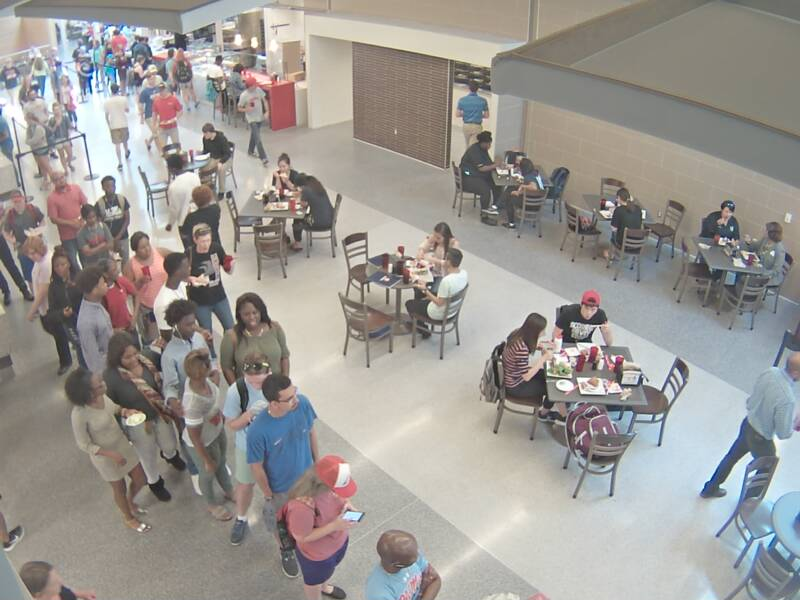
#> input picture rebelmrkt/rebelmrkt_108.jpg, 800 x 600 px; its folder holds 4 pictures in this run
$ python GreenChinchilla.py
#> lines starting #> are read from the running program, lines starting #| are printed output that depends on the picture
"""
Created on Fri Mar 02 18:28:30 2018

@author: bedro
"""
from __future__ import division
import matplotlib.pyplot as mp
import numpy as np #imports NumPy
import os
from PIL import Image

#from PIL import ImageFilter

#
imlist = []

#scanning images from directory
path = './rebelmrkt/'
for root, dirs, files in os.walk(path):
    for file in files:
        if file.endswith('.jpg'):
            try:

                img = Image.open(path+file)
#> img is the input picture: PIL image 800x600 RGB; mean R, G, B 155.7, 152, 147.8
                img = np.float32(img)
#> img: shape (600, 800, 3) float32
                imlist.append(img)
#                mp.imshow(img)
#                mp.show()
            except (IOError, SyntaxError) as e:
                print('Bad file:', file)

#averaging image out
avg_img=imlist[0]
for index in range(1, len(imlist)):
    avg_img+=imlist[index]
#> this loop made 3 passes
#> pass 1, `avg_img+=imlist[index]`:
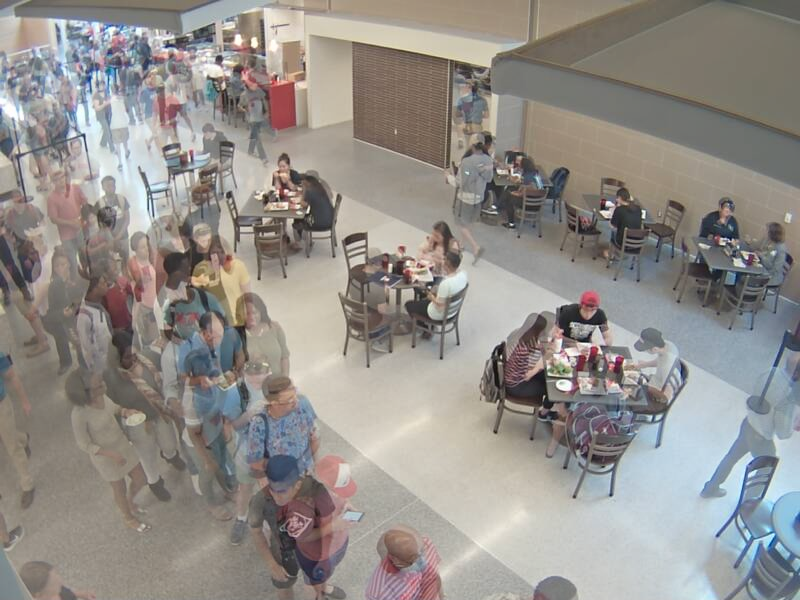
#> avg_img: shape (600, 800, 3) float32; mean R, G, B 316.5, 308.7, 300.9; drawn with min black and max white
#> pass 2, `avg_img+=imlist[index]`:
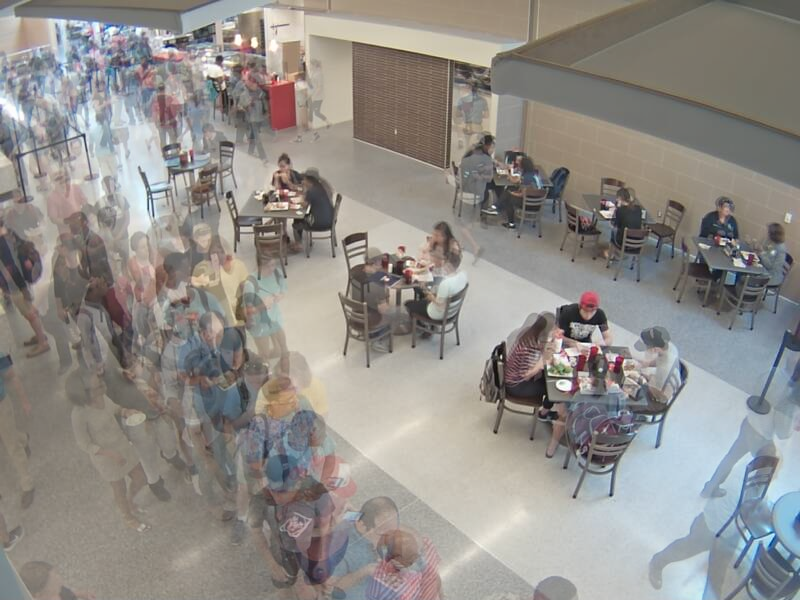
#> avg_img: shape (600, 800, 3) float32; mean R, G, B 470.6, 461.1, 450.1; drawn with min black and max white
#> pass 3, `avg_img+=imlist[index]`:
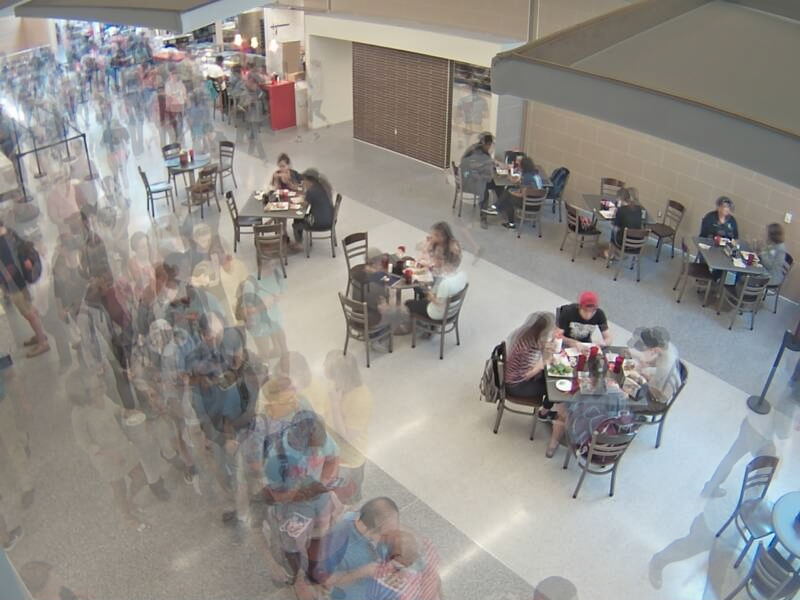
#> avg_img: shape (600, 800, 3) float32; mean R, G, B 629.1, 617.3, 602.6; drawn with min black and max white
avg_img/=len(imlist)


#finding standard deviation
std=[0,0,0]
for img in imlist:
    std+=(img-avg_img)**2
#> this loop made 4 passes
#> pass 2, `std+=(img-avg_img)**2`:
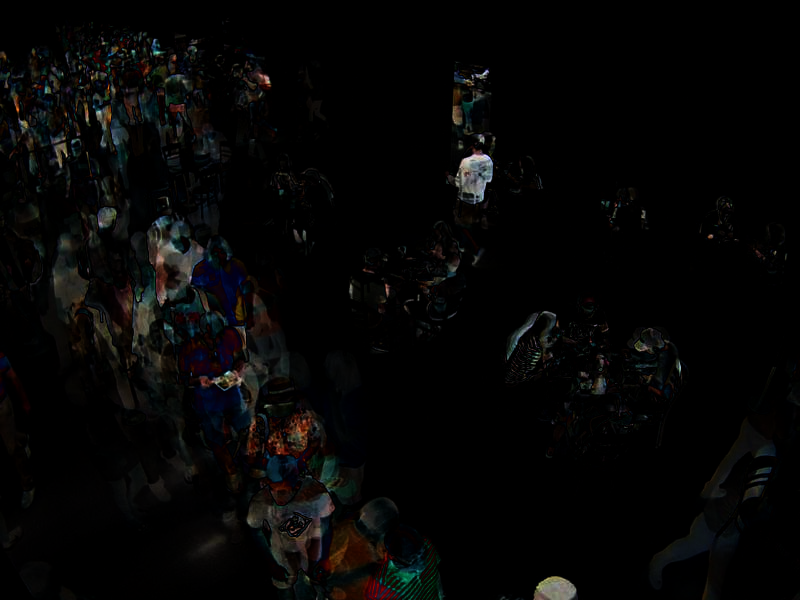
#> std: shape (600, 800, 3) float64; mean R, G, B 472.1, 457.1, 432; drawn with min black and max white
#> pass 3, `std+=(img-avg_img)**2`:
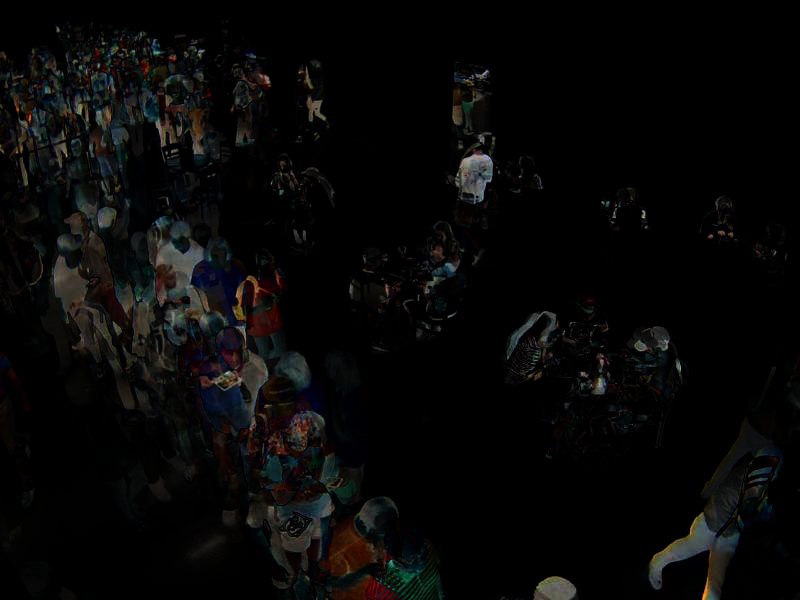
#> std: shape (600, 800, 3) float64; mean R, G, B 919.1, 894.5, 840.3; drawn with min black and max white
#> after the loop:
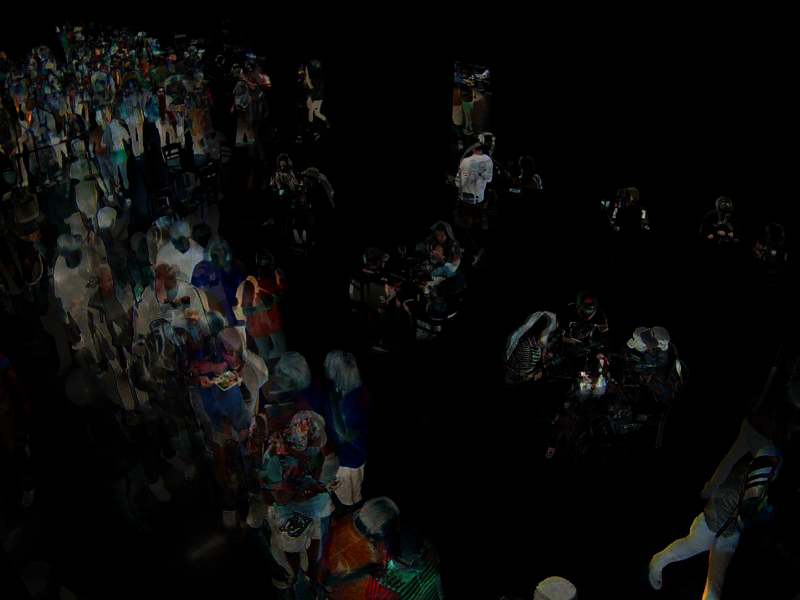
#> std: shape (600, 800, 3) float64; mean R, G, B 1338.1, 1330.2, 1263.3; drawn with min black and max white
std = np.sqrt(std/(len(imlist)-1))


#asking threshold and highlitting the area
#> (the run stopped early here; a loop or call above may not have finished)
